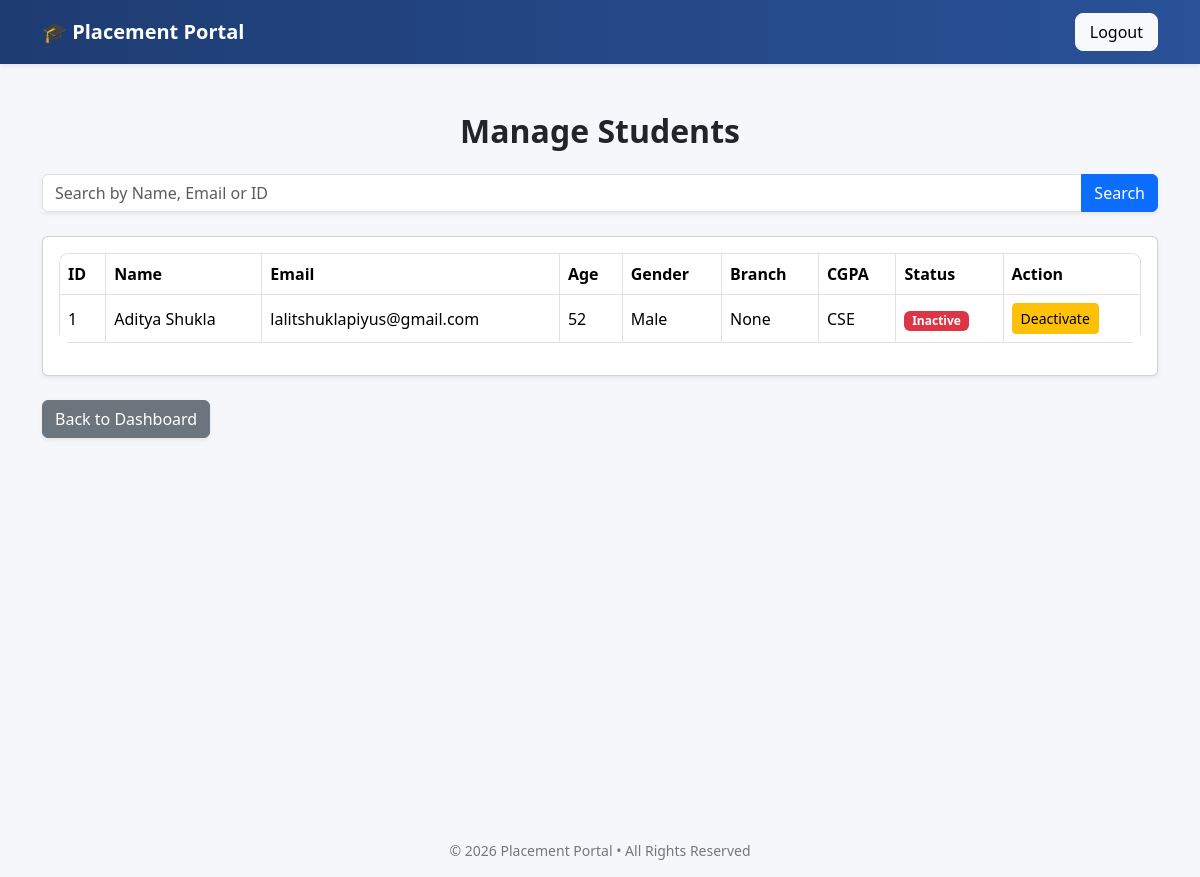
Page /admin/manage_students (signed in) on the committed database.
### tables this page shows
CREATE TABLE students(
        id INTEGER PRIMARY KEY AUTOINCREMENT,
        name TEXT NOT NULL,
        email TEXT UNIQUE NOT NULL,
        age INTEGER NOT NULL,
        gender TEXT CHECK(gender in ('Male','Female','Other')) NOT NULL,
        hashed_password TEXT NOT NULL,
        resume_path TEXT,
        skills TEXT,
        branch TEXT NOT NULL,
        cgpa REAL CHECK(cgpa BETWEEN 0 AND 10) DEFAULT 0,
        is_active INTEGER DEFAULT 1 NOT NULL,
        created_at TIMESTAMP DEFAULT CURRENT_TIMESTAMP
    );

### app.py (the view)
@app.route("/admin/manage_students")
@login_required
def manage_students():
    if current_user.role != "admin":
        flash("Unauthorized access")
        return redirect(url_for("login"))
    search_query=request.args.get("search")
    con=sqlite3.connect("placement.db")
    cur=con.cursor()
    if search_query:
        cur.execute("SELECT * FROM students WHERE name LIKE ? OR email LIKE ? OR id LIKE ?",(f"%{search_query}%", f"%{search_query}%", f"%{search_query}%"))
    else:
        cur.execute("SELECT * FROM students")
    students = cur.fetchall()
    con.close()
    return render_template("manage_students.html", students=students)

### app.py (called while the page is built)
@login_manager.user_loader
def load_user(user_id):
    try:
        role, actual_id = user_id.split("-")
        return User(int(actual_id), role)
    except (ValueError, AttributeError):
        return None

### templates/manage_students.html (shortened to what this page needs)
{% extends "base.html" %}
{% block content %}
<div class="container mt-5">
    <h2 class="mb-4 text-center">Manage Students</h2>
    <form method="GET" action="{{ url_for('manage_students') }}" class="mb-4">
        <div class="input-group shadow-sm">
            <input type="text" name="search" class="form-control"
                   placeholder="Search by Name, Email or ID">
            <button class="btn btn-primary" type="submit">
                Search
            </button>
        </div>
    </form>
    {% if students %}
        <div class="card shadow-sm">
            <div class="card-body">
                <div class="table-responsive">
                    <table class="table table-bordered align-middle">
                        <thead>
                            <tr>
                                <th>ID</th>
                                <th>Name</th>
                                <th>Email</th>
                                <th>Age</th>
                                <th>Gender</th>
                                <th>Branch</th>
                                <th>CGPA</th>
                                <th>Status</th>
                                <th>Action</th>
                            </tr>
                        </thead>
                        <tbody>
                            {% for student in students %}
                            <tr>
                                <td>{{ student[0] }}</td>
                                <td>{{ student[1] }}</td>
                                <td>{{ student[2] }}</td>
                                <td>{{ student[3] }}</td>
                                <td>{{ student[4] }}</td>
                                <td>{{ student[7] }}</td>
                                <td>{{ student[8] }}</td>
                                <td>
                                    {% if student[9] == 1 %}
                                        <span class="badge bg-success">Active</span>
                                    {% else %}
                                        <span class="badge bg-danger">Inactive</span>
                                    {% endif %}
                                </td>
                                <td>
                                    <form action="{{ url_for('deactivate_student', id=student[0]) }}" method="POST">
                                        <button class="btn btn-warning btn-sm">
                                            Deactivate
                                        </button>
                                    </form>
                                </td>
                            </tr>
                            {% endfor %}
                        </tbody>
                    </table>
                </div>
            </div>
        </div>
    {% else %}
        <div class="alert alert-success text-center shadow-sm">
            No students found.
        </div>
    {% endif %}
    <div class="mt-4">
        <a href="{{ url_for('admin_dashboard') }}" class="btn btn-secondary shadow-sm">
            Back to Dashboard
        </a>
    </div>
</div>
{% endblock %}

### static/css/admin.css (style rules this page uses)
body { background-color:#f5f7fb; font-family: 'Segoe UI', Tahoma, Geneva, Verdana, sans-serif; }
h2,h4 { font-weight:600; }
.table { background:white; border-radius:10px; overflow:hidden; }
.table thead { background:#2a5298; color:white; }

### rows in the picture
students: id "1", name "Aditya Shukla", email "lalitshuklapiyus@gmail.com", age "52", gender "Male", student "None", branch "CSE", cgpa "Inactive"
